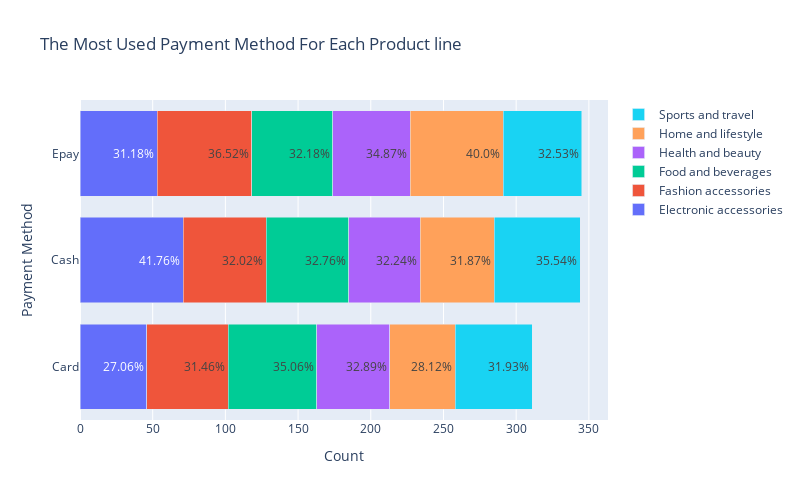

The notebook cell saved with this chart:
### Markdown cell above
# The Most Used Payment Method For Each Product line

### Code cell
import pandas as pd
import plotly.graph_objects as go

grouped_df = df.groupby(['Product line', 'Payment']).size().reset_index(name='count')

fig = go.Figure()

for product_line in grouped_df['Product line'].unique():
    product_line_df = grouped_df[grouped_df['Product line'] == product_line]
    total_counts = product_line_df['count'].sum()
    product_line_df['percentage'] = (product_line_df['count'] / total_counts) * 100
    
    fig.add_trace(go.Bar(
        y=product_line_df['Payment'],
        x=product_line_df['count'],
        text=product_line_df['percentage'].round(2).astype(str) + '%',
        name=product_line,
        orientation='h',
    ))

fig.update_layout(
    title='The Most Used Payment Method For Each Product line',
    yaxis=dict(title='Payment Method'),
    xaxis=dict(title='Count'),
    barmode='stack',
    height=500,
    width=800
)

fig.show()

### Figure 1 — Plotly figure (JSON) as saved in the notebook; plotly's stock layout.template omitted (floating-point values rounded to 4 significant figures)
{"data": [{"name": "Electronic accessories", "orientation": "h", "text": ["27.06%", "41.76%", "31.18%"], "type": "bar", "x": [46, 71, 53], "y": ["Card", "Cash", "Epay"]}, {"name": "Fashion accessories", "orientation": "h", "text": ["31.46%", "32.02%", "36.52%"], "type": "bar", "x": [56, 57, 65], "y": ["Card", "Cash", "Epay"]}, {"name": "Food and beverages", "orientation": "h", "text": ["35.06%", "32.76%", "32.18%"], "type": "bar", "x": [61, 57, 56], "y": ["Card", "Cash", "Epay"]}, {"name": "Health and beauty", "orientation": "h", "text": ["32.89%", "32.24%", "34.87%"], "type": "bar", "x": [50, 49, 53], "y": ["Card", "Cash", "Epay"]}, {"name": "Home and lifestyle", "orientation": "h", "text": ["28.12%", "31.87%", "40.0%"], "type": "bar", "x": [45, 51, 64], "y": ["Card", "Cash", "Epay"]}, {"name": "Sports and travel", "orientation": "h", "text": ["31.93%", "35.54%", "32.53%"], "type": "bar", "x": [53, 59, 54], "y": ["Card", "Cash", "Epay"]}], "layout": {"barmode": "stack", "height": 500, "title": {"text": "The Most Used Payment Method For Each Product line"}, "width": 800, "xaxis": {"title": {"text": "Count"}}, "yaxis": {"title": {"text": "Payment Method"}}}}
